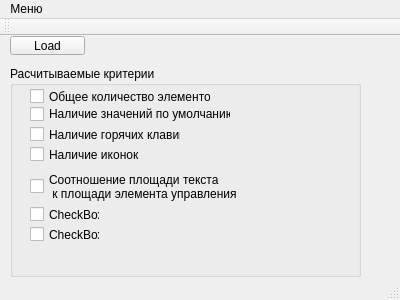
<?xml version="1.0" encoding="UTF-8"?>
<ui version="4.0">
 <class>MainWindow</class>
 <widget class="QMainWindow" name="MainWindow">
  <property name="geometry">
   <rect>
    <x>0</x>
    <y>0</y>
    <width>400</width>
    <height>300</height>
   </rect>
  </property>
  <property name="windowTitle">
   <string>MainWindow</string>
  </property>
  <widget class="QWidget" name="centralWidget">
   <widget class="QPushButton" name="pushButton">
    <property name="geometry">
     <rect>
      <x>10</x>
      <y>0</y>
      <width>75</width>
      <height>19</height>
     </rect>
    </property>
    <property name="text">
     <string>Load</string>
    </property>
    <property name="flat">
     <bool>false</bool>
    </property>
   </widget>
   <widget class="QGroupBox" name="groupBox">
    <property name="geometry">
     <rect>
      <x>10</x>
      <y>30</y>
      <width>351</width>
      <height>211</height>
     </rect>
    </property>
    <property name="title">
     <string>Расчитываемые критерии</string>
    </property>
    <widget class="QCheckBox" name="checkBox">
     <property name="geometry">
      <rect>
       <x>20</x>
       <y>20</y>
       <width>181</width>
       <height>21</height>
      </rect>
     </property>
     <property name="text">
      <string>Общее количество элементов</string>
     </property>
    </widget>
    <widget class="QCheckBox" name="checkBox_2">
     <property name="geometry">
      <rect>
       <x>20</x>
       <y>40</y>
       <width>201</width>
       <height>16</height>
      </rect>
     </property>
     <property name="text">
      <string>Наличие значений по умолчанию</string>
     </property>
    </widget>
    <widget class="QCheckBox" name="checkBox_3">
     <property name="geometry">
      <rect>
       <x>20</x>
       <y>60</y>
       <width>151</width>
       <height>17</height>
      </rect>
     </property>
     <property name="text">
      <string>Наличие горячих клавиш </string>
     </property>
    </widget>
    <widget class="QCheckBox" name="checkBox_4">
     <property name="geometry">
      <rect>
       <x>20</x>
       <y>80</y>
       <width>111</width>
       <height>17</height>
      </rect>
     </property>
     <property name="text">
      <string>Наличие иконок</string>
     </property>
    </widget>
    <widget class="QCheckBox" name="checkBox_5">
     <property name="geometry">
      <rect>
       <x>20</x>
       <y>100</y>
       <width>211</width>
       <height>41</height>
      </rect>
     </property>
     <property name="text">
      <string>Соотношение площади текста 
 к площади элемента управления</string>
     </property>
    </widget>
    <widget class="QCheckBox" name="checkBox_6">
     <property name="geometry">
      <rect>
       <x>20</x>
       <y>140</y>
       <width>70</width>
       <height>17</height>
      </rect>
     </property>
     <property name="text">
      <string>CheckBox</string>
     </property>
    </widget>
    <widget class="QCheckBox" name="checkBox_7">
     <property name="geometry">
      <rect>
       <x>20</x>
       <y>160</y>
       <width>70</width>
       <height>17</height>
      </rect>
     </property>
     <property name="text">
      <string>CheckBox</string>
     </property>
    </widget>
   </widget>
  </widget>
  <widget class="QMenuBar" name="menuBar">
   <property name="geometry">
    <rect>
     <x>0</x>
     <y>0</y>
     <width>400</width>
     <height>21</height>
    </rect>
   </property>
   <widget class="QMenu" name="menu">
    <property name="title">
     <string>Меню</string>
    </property>
   </widget>
   <addaction name="menu"/>
  </widget>
  <widget class="QToolBar" name="mainToolBar">
   <attribute name="toolBarArea">
    <enum>TopToolBarArea</enum>
   </attribute>
   <attribute name="toolBarBreak">
    <bool>false</bool>
   </attribute>
  </widget>
  <widget class="QStatusBar" name="statusBar"/>
 </widget>
 <layoutdefault spacing="6" margin="11"/>
 <resources/>
 <connections/>
</ui>
